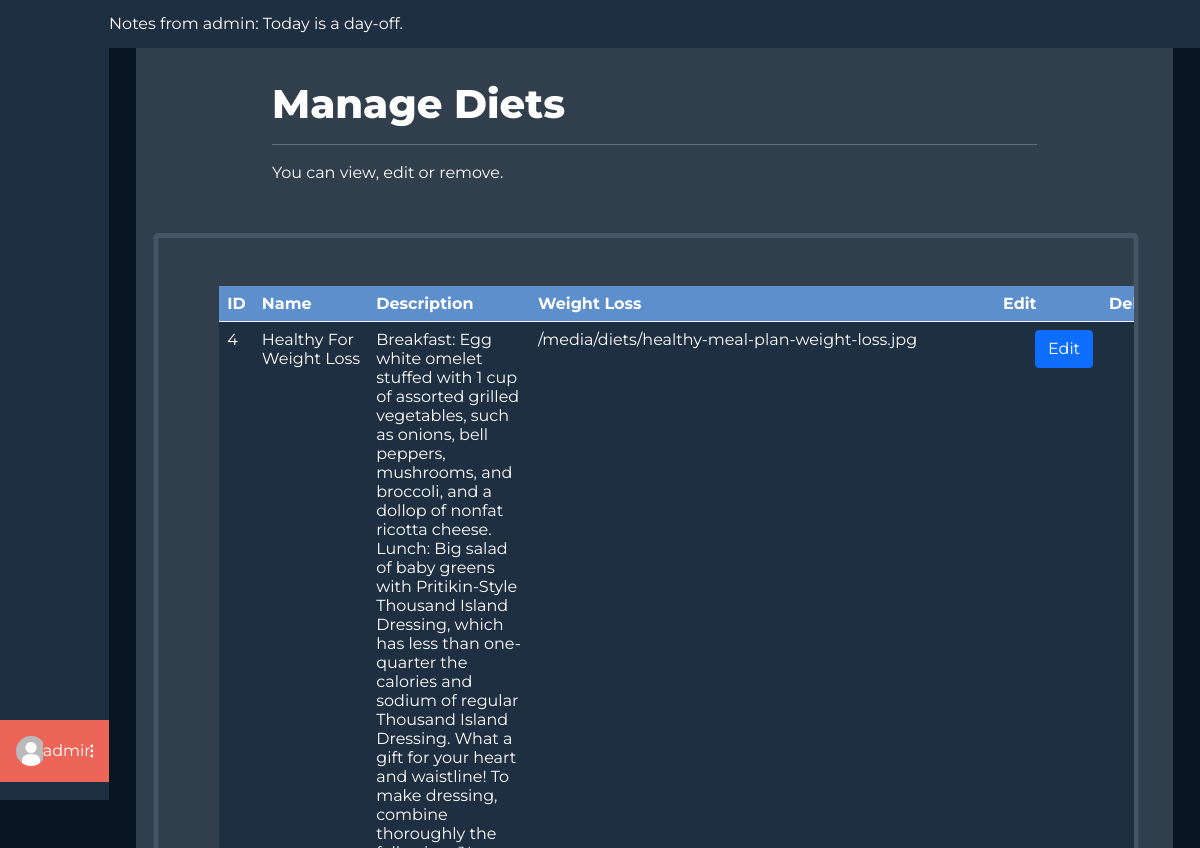
The page /staff/diets/ (signed in) on the database its author committed.
### users/models.py (models this page shows, shortened)
class Profile(models.Model):
    user = models.OneToOneField(User, on_delete=models.CASCADE)
    profile_photo = models.ImageField(
        upload_to='media/profiles/', default='profiles/default.jpg')
    height = models.FloatField(default=170.0)
    weight = models.FloatField(default=60.0)
    weight_goal = models.FloatField(default=70.0)
    GENDER_CHOICES = (('F', 'Female'), ('M', 'Male'), ('O', 'Other'))
    gender = models.CharField(
        max_length=9, choices=GENDER_CHOICES, default=GENDER_CHOICES[0])
    FREQUENCY = (
        ('3x', '3 Times a Week'),
        ('4x', '4 Times a Week'),
        ('5x', '5 Times a Week'),
        ('6x', '6 Times a Week'),
    )
    week_frequency = models.CharField(
        max_length=20, choices=FREQUENCY, default=FREQUENCY[0])
    profile_complete = models.BooleanField(default=False)
    selected_diets = models.ManyToManyField(DietPlan, blank=True)
    age = models.IntegerField(null=True)

### staff/models.py (models this page shows, shortened)
class AdminNotes(models.Model):
    todo = models.CharField(max_length=200)
    date = models.DateTimeField(
        default=datetime.now(), blank=True)

### dashboards/models.py (models this page shows, shortened)
class DietPlan(models.Model):
    title = models.CharField(max_length=30, blank=True)
    desc = models.TextField(blank=True)
    thumbnail = models.ImageField(
        upload_to='diets/', default='diets/default.jpg')

### staff/views.py (the view)
# urls.py: path('diets/', views.manage_diets,
@login_required(login_url='login')
@staff_member_required
def manage_diets(request):
    navigation = None
    if request.user.groups.first():
        role = request.user.groups.first().name
        if role == 'manager':
            navigation = MANAGER_DIETS_NAV
        else:
            return redirect('staff')
    diets = DietPlan.objects.all()
    context = {'options': navigation, 'diets': diets}
    context['notes'] = getNotes()
    return render(request, f'staff/manager/manage_diets.html', context)

### staff/notes.py (called while the page is built)
def getNotes():
    notes = 'No notes posted'
    if AdminNotes.objects.first():
        nr = len(AdminNotes.objects.all())
        notes = AdminNotes.objects.all()[nr-1]
        if notes.date < timezone.now():
            return notes

### staff/templates/staff/manager/manage_diets.html (shortened to what this page needs)
{% extends 'staff/base.html' %}
{% block middle %}
<div class="main">
    <div class="header">
        <h1>Manage Diets</h1>
        <hr>
        <p>You can view, edit or remove.</p>
    </div>
    <div class="main-table row justify-content-center" id="short">
        <div class="col-auto overflow-auto">
            <table class="table table-responsive" id="tablecss" cellspacing="0" cellpadding="0" border="0" width="325">
                <thead>
                    <tr id="first-row">
                        <th>ID</th>
                        <th>Name</th>
                        <th>Description</th>
                        <th>Weight Loss</th>
                        <th>Edit</th>
                        <th>Delete</th>
                    </tr>
                </thead>
                <tbody>
                    {% for diet in diets %}
                    <tr>
                        <td>{{diet.id}}</td>
                        <td>{{diet.title}}</td>
                        <td>
                            {{diet.desc}}
                        </td>
                        <td>{{diet.thumbnail.url}}</td>
                        <td>
                            <a class="btn btn-primary">Edit</a>
                        </td>
                        <td>
                        </td>
                    </tr>
                    {% endfor %}
                </tbody>
            </table>
        </div>
    </div>
</div>
{% endblock middle %}

### staff/templates/staff/base.html (shortened to what this page needs)
{% load static %}
<html>
  <head>
    <link href="https://cdn.jsdelivr.net/npm/bootstrap@5.0.1/dist/css/bootstrap.min.css" rel="stylesheet">
    <link rel="stylesheet" href="{% static 'css/staff_dashboards/main.css' %}">
    <link rel="stylesheet" href="{% static 'css/staff_dashboards/table.css' %}">
  </head>
  <body>
  {% block content %}
  {% if user.is_authenticated %}
  <div class="mycontainer">
    <div class="navigation">
      <div class="nav-col">
        <div class="options">
        </div>
        <div class="profile-wrapper">
          <div class="user-btn">
            <div class="profile-pic"><img src="{{ user.profile.profile_photo.url }}" alt=""></div>
            {% if user.first_name %}
            <span>{{user.get_full_name}}</span>
            {% else %}
            <span>{{user.username}}</span>
            {% endif %}
            <div class="three-dot"><img src="{% static 'svg/3dots.svg' %}" alt=""></div>
          </div>
        </div>
      </div>
    </div>
    <div class="middle">
      <div class="middle-nav">
        <marquee behavior="" direction="">Notes from admin: {{ notes.todo }}
        </marquee>
      </div>
    {% block middle %}
    {% endblock middle %}
    </div>
  </div>
  {% endif %}
  {% endblock content %}
  </body>
<html>

### static/css/staff_dashboards/main.css (style rules this page uses)
* { margin: 0; font-family: "Montserrat", sans-serif; overflow: hidden; }
body { background-color: #0a1522; }
.mycontainer { display: flex; flex-direction: row; justify-content: space-between; }
.navigation { width: 10vw; height: 100vh; }
.nav-col { width: 100%; display: flex; flex-direction: column; align-items: center; background-color: #1f2f42; }
.options { display: flex; flex-direction: column; justify-content: space-between; margin-top: 4em; height: 50%; width: 100%; }
.profile-wrapper { width: 100%; }
.user-btn { background-color: #ed6459; color: #fff; padding: 1em; padding-right: 1em; padding-left: 1em; width: 100%; text-align: center; margin-top: 16em; display: flex; flex-direction: row; align-items: center; justify-content: space-between; }
.profile-pic img { height: 30px; border-radius: 50%; width: auto; }
.navigation { display: flex; flex-direction: row; }
.middle { width: 100%; background-color: #0a1522; }
.middle-nav { width: 100%; height: 3em; background-color: #1f2f42; color: white; display: flex; flex-direction: row; align-items: center; }

### static/css/staff_dashboards/table.css (style rules this page uses)
#tablecss { color: white; margin: 3em; background-color: #1F2F42; margin-right: 5em; }
.btn { margin-left: 2em; }
#first-row { background-color: black; }
#short { margin-right: 3em; }
.main { margin: auto; width: 95%; background-color: #313e4c; height: 100vh; }
.main-table { transform: translate(3%, 0); width: 95%; border: 5px solid #465464; border-radius: 5px; max-height: 90%; }
.table { align-self: center; margin: auto; width: fit-content ; }
.header { padding: 2em; margin: auto; width: 80%; color: white; }
.header > h1 { font-weight: 800; }
th { background-color: #5c8fcc !important; }
td { color: white !important; }
td > a { text-decoration: none; color: white !important; }

### rows shown on the page
AdminNotes: todo "Today is a day-off."
DietPlan: id "4", title "Healthy For Weight Loss", desc "Breakfast: Egg white omelet stuffed with 1 cup of assorted grilled vegetables, such as onions, bell peppers, mushrooms, and broccoli, and a dollop of nonfat ricotta cheese. Lunch: Big salad of baby greens with Pritikin-Style Thousand Island Dressing, which has less than one-quarter the calories and sodium of regular Thousand Island Dressing. What a gift for your heart and waistline! To make dressing, combine thoroughly the…", thumbnail "/media/diets/healthy-meal-plan-weight-loss.jpg"
